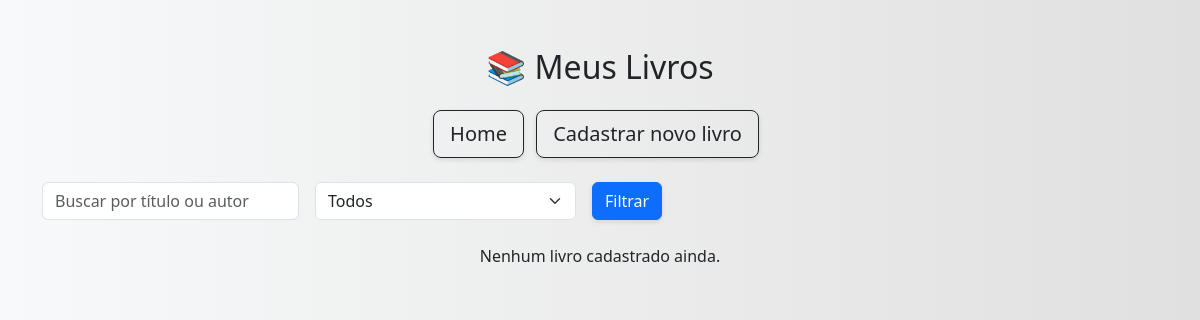
The app's page /livros/, older data.
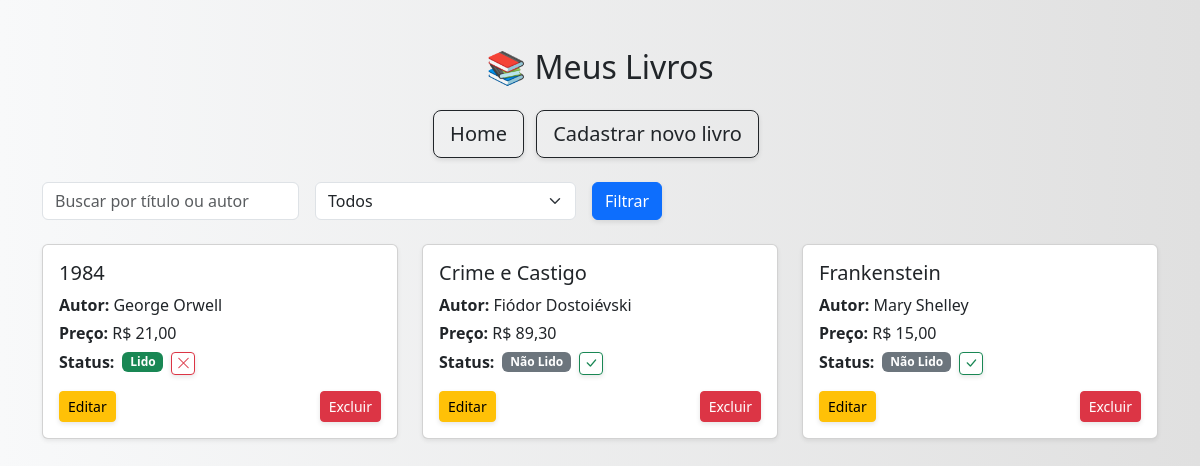
The same page, newer data.
### livros/models.py (models this page shows, shortened)
class Livro(models.Model):
    titulo = models.CharField(max_length=50)
    autor = models.CharField(max_length=50)
    preco = models.DecimalField(max_digits=6, decimal_places=2)
    lido = models.BooleanField(default=False)

### livros/views.py (the view, shortened to what this page needs)
# urls.py: path('', include('livros.urls')),
def livros(request):
    status = request.GET.get('status')
    busca = request.GET.get('busca')
    livros = Livro.objects.all()
    if status == 'lido':
        livros = livros.filter(lido=True)
    elif status == 'nao_lido':
        livros = livros.filter(lido=False)
    return render(request, 'livros.html', {'livros': livros})

### livros/templates/livros.html (shortened to what this page needs)
{% extends 'base.html' %}
{% block content %}
<div class="container mt-5">
  <h2 class="text-center mb-4">📚 Meus Livros</h2>
  <div class = "text-center mb-4">
  <a href="{% url 'home' %}" class="btn btn-outline-dark btn-lg me-2">Home</a>
  <a href="{% url 'cadastrar_livro' %}" class="btn btn-outline-dark btn-lg me-2">Cadastrar novo livro</a>
  </div>
  <form method="get" class="d-flex justify-content-between align-items-center mb-4">
    <div class="d-flex gap-3">
      <input type="text" name="busca" class="form-control" placeholder="Buscar por título ou autor" style="width: 400px;">
      <select name="status" class="form-select w-75">
        <option value="">Todos</option>
      </select>
      <button type="submit" class="btn btn-primary">Filtrar</button>
    </div>
  </form>
  <div class="row">
    {% for livro in livros %}
      <div class="col-md-4 mb-4">
        <div class="card shadow-sm">
          <div class="card-body">
            <h5 class="card-title">{{ livro.titulo }}</h5>
            <p class="mb-1">
              <strong>Autor:</strong> {{ livro.autor }}
              </p>
              <p class="mb-1">
                <strong>Preço:</strong> R$ {{ livro.preco }}
              </p>
              <div class="d-flex align-items-center mb-1">
                <strong class="me-2">Status:</strong>
                {% if livro.lido %}
                  <span class="badge bg-success me-2">Lido</span>
                {% else %}
                  <span class="badge bg-secondary me-2">Não Lido</span>
                {% endif %}
                <form action="{% url 'alternar_lido' livro.id %}" method="post" style="display:inline;">
                  <button type="submit"
                          class="btn btn-sm py-0 px-1 {% if livro.lido %}btn-outline-danger{% else %}btn-outline-success{% endif %}">
                    {% if livro.lido %}
                      <i class="bi bi-x-lg"></i>
                    {% else %}
                      <i class="bi bi-check-lg"></i>
                    {% endif %}
                </form>
              </div>
            <div class="d-flex justify-content-between">
              <a href="{% url 'editar_livro' livro.id %}" class="btn btn-warning btn-sm">Editar</a>
              <button type="button"
                      class="btn btn-danger btn-sm"
                      data-bs-toggle="modal"
                      data-bs-target="#modalExcluir"
                      data-id="{{ livro.id }}"
                      data-titulo="{{ livro.titulo }}">
                Excluir
              </button>
            </div>
          </div>
        </div>
      </div>
    {% empty %}
      <p class="text-center">Nenhum livro cadastrado ainda.</p>
    {% endfor %}
  </div>
</div>
{% endblock %}

### livros/templates/base.html (shortened to what this page needs)
{% load static %}
<!DOCTYPE html>
<html lang="pt-br">
<head>
    <link href="https://cdn.jsdelivr.net/npm/bootstrap@5.3.3/dist/css/bootstrap.min.css" rel="stylesheet">
    <link rel="stylesheet" href="https://cdn.jsdelivr.net/npm/bootstrap-icons@1.11.3/font/bootstrap-icons.css">
    <link rel="stylesheet" href="{% static 'livros/css/estilo.css' %}">
</head>
<body>
    {% block content %}
    {% endblock %}
</body>
</html>

### templates/static/livros/css/estilo.css (style rules this page uses)
body { background: linear-gradient(to right, #f8f9fa, #e0e0e0); font-family: 'Segoe UI', sans-serif; }
.btn { transition: all 0.3s ease; }
.btn { box-shadow: 0 2px 5px rgba(0,0,0,0.1); }

Row changes from the older to the newer data that the page shows:
added Livro: titulo "1984", autor "George Orwell", preco "21,00", lido "Lido"
added Livro: titulo "Crime e Castigo", autor "Fiódor Dostoiévski", preco "89,30", lido "Não Lido"
added Livro: titulo "Frankenstein", autor "Mary Shelley", preco "15,00", lido "Não Lido"
Text that changed along with them:
text no longer shown: "Nenhum livro cadastrado ainda."
